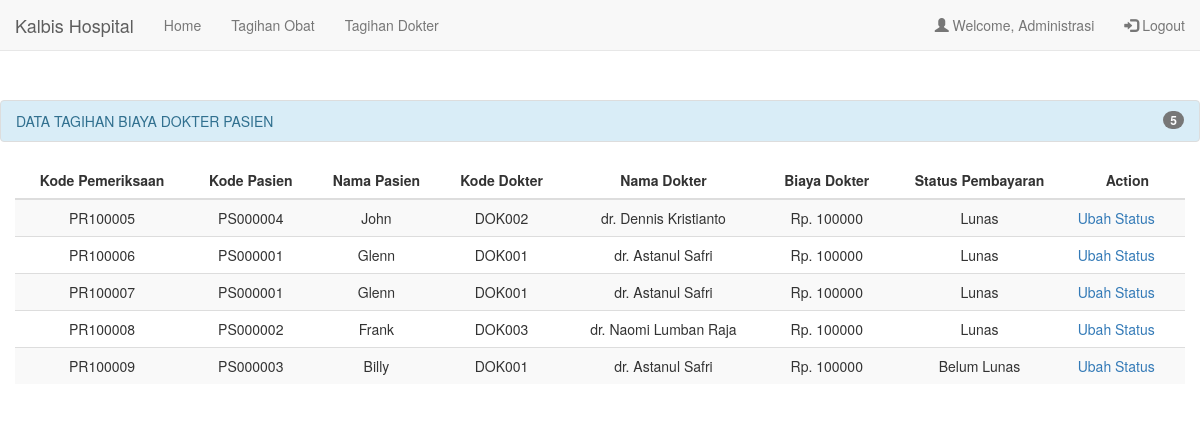
The page /adm/adm_tagihan_dokter.php (signed in) on the database its author committed.
### tables this page shows
CREATE TABLE `biaya_dok` (
  `kd_transaksi` int(11) NOT NULL,
  `kd_pasien` int(11) NOT NULL,
  `biaya_dok` int(11) NOT NULL,
  `status_bayar` varchar(15) NOT NULL
);

CREATE TABLE `pasien` (
  `kd_pasien` int(11) NOT NULL,
  `no_ktp` char(16) NOT NULL,
  `nama_pasien` varchar(25) NOT NULL,
  `tgl_lhr` date NOT NULL,
  `alamat_p` varchar(50) NOT NULL,
  `riwayat_p` varchar(30) NOT NULL,
  `status` varchar(10) NOT NULL
);

CREATE TABLE `diagnosa` (
  `kd_periksa` int(11) NOT NULL,
  `kd_pasien` int(11) NOT NULL,
  `diagnosa` varchar(30) NOT NULL,
  `kd_obat` char(5) NOT NULL,
  `jumlah` int(11) NOT NULL,
  `verifiedBy` varchar(10) NOT NULL
);

CREATE TABLE `dokter` (
  `kd_dok` char(6) NOT NULL,
  `nama_dok` varchar(25) NOT NULL,
  `alamat_dok` varchar(50) NOT NULL,
  `spesialisasi` varchar(20) NOT NULL
);

### adm/adm_tagihan_dokter.php (the view, shortened to what this page needs)
<?php
	$host = "localhost";
	$user = "root";
	$pass = "";
	$dbname = "kalbis_rs";
	$koneksi = mysqli_connect($host, $user, $pass, $dbname);
	$query = "SELECT a.kd_pasien, a.biaya_dok, a.status_bayar, b.nama_pasien, a.kd_transaksi, c.verifiedBy, d.nama_dok
			  FROM biaya_dok a, pasien b, diagnosa c, dokter d
			  WHERE a.kd_pasien = b.kd_pasien AND a.kd_transaksi = c.kd_periksa AND c.verifiedBy = d.kd_dok
			  ORDER BY a.kd_transaksi";
	$sql2 = mysqli_query($koneksi, $query);
	if(@$_SESSION['pendaftaran'] || @$_SESSION['dokter'] || @$_SESSION['dok001'] || @$_SESSION['dok002'] || @$_SESSION['dok003'] ||
	@$_SESSION['admin'] || @$_SESSION['farmasi'] || @$_SESSION['keuangan']){
?>
<!DOCTYPE html>
<html>
<head>
	<link rel="stylesheet" href="http://maxcdn.bootstrapcdn.com/bootstrap/3.3.6/css/bootstrap.min.css">
</head>
<body>
	<nav class="navbar navbar-default navbar-fixed-top">
		<div class="container-fluid">
			<div class="navbar-header">
			<a class="navbar-brand" href="#">Kalbis Hospital</a>
		</div>
		<ul class="nav navbar-nav">
			<li><a href="adm_index.php">Home</a></li>
			<li><a href="adm_biaya_obat.php">Tagihan Obat</a></li>
			<li><a href="adm_tagihan_dokter.php">Tagihan Dokter</a></li>
		</ul>
		<ul class="nav navbar-nav navbar-right">
			<li><a href="adm_profile.php"><span class="glyphicon glyphicon-user"></span> Welcome, Administrasi</a></li>
			<li><a href="../logout.php"><span class="glyphicon glyphicon-log-in"></span> Logout</a></li>
		</ul>
	  </div>
	</nav>
	<div id="tabel">
		<ul class="list-group ">
			<li class="list-group-item list-group-item-info">
				<span class="badge">
					<?php
						$result = mysqli_query($koneksi, "SELECT COUNT(*) AS `count` FROM biaya_dok");
						$row = mysqli_fetch_assoc($result);
						$count = $row['count'];
						echo $count;
					?>
				</span>DATA TAGIHAN BIAYA DOKTER PASIEN
			</li>
		</ul>
		<div class="container">
			<table class="table table-striped">
				<thead>
					<tr>
						<th>Kode Pemeriksaan</th>
						<th>Kode Pasien</th>
						<th>Nama Pasien</th>
						<th>Kode Dokter</th>
						<th>Nama Dokter</th>
						<th>Biaya Dokter</th>
						<th>Status Pembayaran</th>
						<th>Action</th>
					</tr>
				</thead>
				<tbody>
					<?php
						while($row = mysqli_fetch_assoc($sql2)){
							echo "<tr>";
							echo "<td class='td'>" . "PR" . $row['kd_transaksi'] . "</td>";
							echo "<td class='td'>PS00000" . $row['kd_pasien'] . "</td>";
							echo "<td class='td'>" . $row['nama_pasien'] . "</td>";
							echo "<td class='td'>" . $row['verifiedBy'] . "</td>";
							echo "<td class='td'>" . $row['nama_dok'] . "</td>";
							echo "<td class='td'>Rp. " . $row['biaya_dok'] . "</td>";
							echo "<td class='td'>" . $row['status_bayar'] . "</td>";
							echo "<td>";
							echo "<a href='adm_tagihan_dokter.php?status=1&id=" . $row['kd_transaksi'] . "'>Ubah Status</a>";
							echo "</td>";
							echo "</tr>";
						}
					?>
				</tbody>
			</table>
		</div>
	</div>
</body>
</html>
<?php
	} else {
		header("Location: ../login.php");
	}
?>

### adm/adm_tagihan_dokter.php (style rules this page uses)
#tabel { margin: 100px auto; width: 1200px; }
table tr th { text-align: center; }
table tr .td { text-align: center; }
.container { width: 100%; }

### rows shown on the page
biaya_dok: kd_transaksi "100005", kd_pasien "4", kd_pasien.nama_pasien "John", diagnosa.verifiedBy "DOK002", dokter.nama_dok "dr. Dennis Kristianto", biaya_dok "100000", status_bayar "Lunas"
biaya_dok: kd_transaksi "100006", kd_pasien "1", kd_pasien.nama_pasien "Glenn", diagnosa.verifiedBy "DOK001", dokter.nama_dok "dr. Astanul Safri", biaya_dok "100000", status_bayar "Lunas"
biaya_dok: kd_transaksi "100007", kd_pasien "1", kd_pasien.nama_pasien "Glenn", diagnosa.verifiedBy "DOK001", dokter.nama_dok "dr. Astanul Safri", biaya_dok "100000", status_bayar "Lunas"
biaya_dok: kd_transaksi "100008", kd_pasien "2", kd_pasien.nama_pasien "Frank", diagnosa.verifiedBy "DOK003", dokter.nama_dok "dr. Naomi Lumban Raja", biaya_dok "100000", status_bayar "Lunas"
biaya_dok: kd_transaksi "100009", kd_pasien "3", kd_pasien.nama_pasien "Billy", diagnosa.verifiedBy "DOK001", dokter.nama_dok "dr. Astanul Safri", biaya_dok "100000", status_bayar "Belum Lunas"

### other values the page prints
$count "5"
